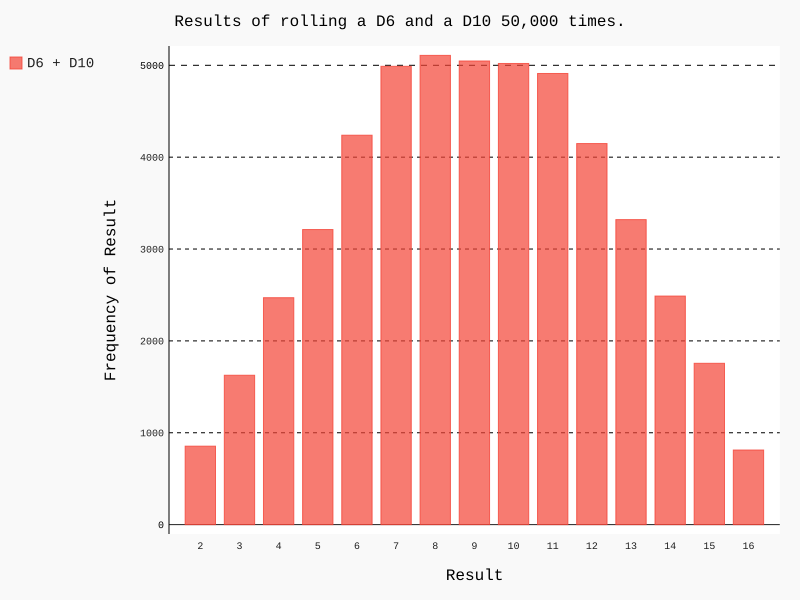

Python code for this plot:
from die import Die
import pygal

# Cria um dado de seis lados.
die1 = Die()
die2 = Die(10)

# Faz alguns lançamentos e armazena os resultados em uma lista.
results = []

for roll_num in range(50000):
    result = die1.roll() + die2.roll()
    results.append(result)
    
# Analisa os resultados.
frequencies = []
max_result = die1.num_sides + die2.num_sides

for value in range(2, max_result + 1):
    frequency = results.count(value)
    frequencies.append(frequency)

# Visualiza os resultados.
hist = pygal.Bar()
hist.title = "Results of rolling a D6 and a D10 50,000 times."
hist.x_labels = ['2', '3', '4', '5', '6', '7', '8', '9', '10', '11', '12', '13', '14', '15', '16']
hist.x_title = "Result"
hist.y_title = "Frequency of Result"
hist.add('D6 + D10', frequencies)
hist.render_to_file('dice_visual.svg')
